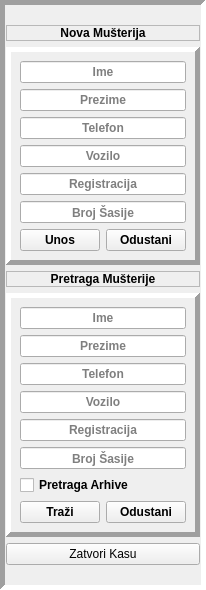
     <widget class="QFrame" name="left_frame">
      <property name="sizePolicy">
       <sizepolicy hsizetype="Preferred" vsizetype="Preferred">
        <horstretch>0</horstretch>
        <verstretch>0</verstretch>
       </sizepolicy>
      </property>
      <property name="layoutDirection">
       <enum>Qt::LeftToRight</enum>
      </property>
      <property name="frameShape">
       <enum>QFrame::Panel</enum>
      </property>
      <property name="frameShadow">
       <enum>QFrame::Sunken</enum>
      </property>
      <property name="lineWidth">
       <number>5</number>
      </property>
      <property name="midLineWidth">
       <number>5</number>
      </property>
      <layout class="QVBoxLayout" name="verticalLayout" stretch="1,3,1,3,0">
       <property name="leftMargin">
        <number>1</number>
       </property>
       <property name="topMargin">
        <number>20</number>
       </property>
       <property name="rightMargin">
        <number>1</number>
       </property>
       <property name="bottomMargin">
        <number>20</number>
       </property>
       <item>
        <widget class="QLabel" name="add_customer_label">
         <property name="font">
          <font>
           <family>Arial</family>
           <weight>75</weight>
           <bold>true</bold>
          </font>
         </property>
         <property name="frameShape">
          <enum>QFrame::StyledPanel</enum>
         </property>
         <property name="frameShadow">
          <enum>QFrame::Sunken</enum>
         </property>
         <property name="lineWidth">
          <number>5</number>
         </property>
         <property name="midLineWidth">
          <number>5</number>
         </property>
         <property name="text">
          <string>Nova Mušterija</string>
         </property>
         <property name="scaledContents">
          <bool>true</bool>
         </property>
         <property name="alignment">
          <set>Qt::AlignCenter</set>
         </property>
        </widget>
       </item>
       <item>
        <widget class="QFrame" name="customer_entry_box">
         <property name="sizePolicy">
          <sizepolicy hsizetype="Expanding" vsizetype="Expanding">
           <horstretch>1</horstretch>
           <verstretch>1</verstretch>
          </sizepolicy>
         </property>
         <property name="font">
          <font>
           <family>Arial</family>
           <pointsize>9</pointsize>
           <weight>75</weight>
           <bold>true</bold>
          </font>
         </property>
         <property name="frameShape">
          <enum>QFrame::Panel</enum>
         </property>
         <property name="frameShadow">
          <enum>QFrame::Raised</enum>
         </property>
         <property name="lineWidth">
          <number>5</number>
         </property>
         <property name="midLineWidth">
          <number>5</number>
         </property>
         <layout class="QFormLayout" name="formLayout_2">
          <item row="1" column="0" colspan="2">
           <widget class="QLineEdit" name="add_customer_name">
            <property name="sizePolicy">
             <sizepolicy hsizetype="Expanding" vsizetype="Expanding">
              <horstretch>1</horstretch>
              <verstretch>1</verstretch>
             </sizepolicy>
            </property>
            <property name="font">
             <font>
              <family>Arial</family>
              <pointsize>9</pointsize>
              <weight>75</weight>
              <bold>true</bold>
             </font>
            </property>
            <property name="alignment">
             <set>Qt::AlignCenter</set>
            </property>
            <property name="placeholderText">
             <string>Ime</string>
            </property>
           </widget>
          </item>
          <item row="2" column="0" colspan="2">
           <widget class="QLineEdit" name="add_customer_surname">
            <property name="sizePolicy">
             <sizepolicy hsizetype="Expanding" vsizetype="Expanding">
              <horstretch>1</horstretch>
              <verstretch>1</verstretch>
             </sizepolicy>
            </property>
            <property name="font">
             <font>
              <family>Arial</family>
              <pointsize>9</pointsize>
              <weight>75</weight>
              <bold>true</bold>
             </font>
            </property>
            <property name="alignment">
             <set>Qt::AlignCenter</set>
            </property>
            <property name="placeholderText">
             <string>Prezime</string>
            </property>
           </widget>
          </item>
          <item row="3" column="0" colspan="2">
           <widget class="QLineEdit" name="add_customer_phone">
            <property name="sizePolicy">
             <sizepolicy hsizetype="Expanding" vsizetype="Expanding">
              <horstretch>1</horstretch>
              <verstretch>1</verstretch>
             </sizepolicy>
            </property>
            <property name="font">
             <font>
              <family>Arial</family>
              <pointsize>9</pointsize>
              <weight>75</weight>
              <bold>true</bold>
             </font>
            </property>
            <property name="maxLength">
             <number>32767</number>
            </property>
            <property name="alignment">
             <set>Qt::AlignCenter</set>
            </property>
            <property name="placeholderText">
             <string>Telefon</string>
            </property>
           </widget>
          </item>
          <item row="4" column="0" colspan="2">
           <widget class="QLineEdit" name="add_customer_vehicle">
            <property name="sizePolicy">
             <sizepolicy hsizetype="Expanding" vsizetype="Expanding">
              <horstretch>1</horstretch>
              <verstretch>1</verstretch>
             </sizepolicy>
            </property>
            <property name="font">
             <font>
              <family>Arial</family>
              <pointsize>9</pointsize>
              <weight>75</weight>
              <bold>true</bold>
             </font>
            </property>
            <property name="alignment">
             <set>Qt::AlignCenter</set>
            </property>
            <property name="dragEnabled">
             <bool>false</bool>
            </property>
            <property name="placeholderText">
             <string>Vozilo</string>
            </property>
           </widget>
          </item>
          <item row="5" column="0" colspan="2">
           <widget class="QLineEdit" name="add_customer_plates">
            <property name="sizePolicy">
             <sizepolicy hsizetype="Expanding" vsizetype="Expanding">
              <horstretch>1</horstretch>
              <verstretch>1</verstretch>
             </sizepolicy>
            </property>
            <property name="font">
             <font>
              <family>Arial</family>
              <pointsize>9</pointsize>
              <weight>75</weight>
              <bold>true</bold>
             </font>
            </property>
            <property name="alignment">
             <set>Qt::AlignCenter</set>
            </property>
            <property name="placeholderText">
             <string>Registracija</string>
            </property>
           </widget>
          </item>
          <item row="6" column="0" colspan="2">
           <widget class="QLineEdit" name="add_customer_chasis">
            <property name="sizePolicy">
             <sizepolicy hsizetype="Expanding" vsizetype="Expanding">
              <horstretch>1</horstretch>
              <verstretch>1</verstretch>
             </sizepolicy>
            </property>
            <property name="font">
             <font>
              <family>Arial</family>
              <pointsize>9</pointsize>
              <weight>75</weight>
              <bold>true</bold>
             </font>
            </property>
            <property name="alignment">
             <set>Qt::AlignCenter</set>
            </property>
            <property name="dragEnabled">
             <bool>false</bool>
            </property>
            <property name="placeholderText">
             <string>Broj Šasije</string>
            </property>
           </widget>
          </item>
          <item row="7" column="0">
           <widget class="QPushButton" name="save_new_customer_button">
            <property name="sizePolicy">
             <sizepolicy hsizetype="Expanding" vsizetype="Expanding">
              <horstretch>1</horstretch>
              <verstretch>0</verstretch>
             </sizepolicy>
            </property>
            <property name="font">
             <font>
              <family>Arial</family>
              <pointsize>9</pointsize>
              <weight>75</weight>
              <bold>true</bold>
             </font>
            </property>
            <property name="text">
             <string>Unos</string>
            </property>
           </widget>
          </item>
          <item row="7" column="1">
           <widget class="QPushButton" name="cancel_new_customer_button">
            <property name="sizePolicy">
             <sizepolicy hsizetype="Expanding" vsizetype="Expanding">
              <horstretch>1</horstretch>
              <verstretch>0</verstretch>
             </sizepolicy>
            </property>
            <property name="font">
             <font>
              <family>Arial</family>
              <pointsize>9</pointsize>
              <weight>75</weight>
              <bold>true</bold>
             </font>
            </property>
            <property name="text">
             <string>Odustani</string>
            </property>
           </widget>
          </item>
         </layout>
        </widget>
       </item>
       <item>
        <widget class="QLabel" name="search_customer_label">
         <property name="font">
          <font>
           <family>Arial</family>
           <weight>75</weight>
           <bold>true</bold>
          </font>
         </property>
         <property name="frameShape">
          <enum>QFrame::StyledPanel</enum>
         </property>
         <property name="frameShadow">
          <enum>QFrame::Sunken</enum>
         </property>
         <property name="lineWidth">
          <number>5</number>
         </property>
         <property name="midLineWidth">
          <number>5</number>
         </property>
         <property name="text">
          <string>Pretraga Mušterije</string>
         </property>
         <property name="textFormat">
          <enum>Qt::AutoText</enum>
         </property>
         <property name="scaledContents">
          <bool>true</bool>
         </property>
         <property name="alignment">
          <set>Qt::AlignCenter</set>
         </property>
        </widget>
       </item>
       <item>
        <widget class="QFrame" name="customer_search_box">
         <property name="sizePolicy">
          <sizepolicy hsizetype="Expanding" vsizetype="Expanding">
           <horstretch>1</horstretch>
           <verstretch>1</verstretch>
          </sizepolicy>
         </property>
         <property name="font">
          <font>
           <family>Arial</family>
           <pointsize>9</pointsize>
           <weight>75</weight>
           <bold>true</bold>
          </font>
         </property>
         <property name="layoutDirection">
          <enum>Qt::LeftToRight</enum>
         </property>
         <property name="frameShape">
          <enum>QFrame::Panel</enum>
         </property>
         <property name="frameShadow">
          <enum>QFrame::Raised</enum>
         </property>
         <property name="lineWidth">
          <number>5</number>
         </property>
         <property name="midLineWidth">
          <number>5</number>
         </property>
         <layout class="QFormLayout" name="formLayout_3">
          <item row="0" column="0" colspan="2">
           <widget class="QLineEdit" name="search_customer_name">
            <property name="sizePolicy">
             <sizepolicy hsizetype="Expanding" vsizetype="Expanding">
              <horstretch>1</horstretch>
              <verstretch>1</verstretch>
             </sizepolicy>
            </property>
            <property name="font">
             <font>
              <family>Arial</family>
              <pointsize>9</pointsize>
              <weight>75</weight>
              <bold>true</bold>
             </font>
            </property>
            <property name="alignment">
             <set>Qt::AlignCenter</set>
            </property>
            <property name="placeholderText">
             <string>Ime</string>
            </property>
           </widget>
          </item>
          <item row="1" column="0" colspan="2">
           <widget class="QLineEdit" name="search_customer_surname">
            <property name="sizePolicy">
             <sizepolicy hsizetype="Expanding" vsizetype="Expanding">
              <horstretch>1</horstretch>
              <verstretch>1</verstretch>
             </sizepolicy>
            </property>
            <property name="font">
             <font>
              <family>Arial</family>
              <pointsize>9</pointsize>
              <weight>75</weight>
              <bold>true</bold>
             </font>
            </property>
            <property name="alignment">
             <set>Qt::AlignCenter</set>
            </property>
            <property name="placeholderText">
             <string>Prezime</string>
            </property>
           </widget>
          </item>
          <item row="2" column="0" colspan="2">
           <widget class="QLineEdit" name="search_customer_phone">
            <property name="sizePolicy">
             <sizepolicy hsizetype="Expanding" vsizetype="Expanding">
              <horstretch>1</horstretch>
              <verstretch>1</verstretch>
             </sizepolicy>
            </property>
            <property name="font">
             <font>
              <family>Arial</family>
              <pointsize>9</pointsize>
              <weight>75</weight>
              <bold>true</bold>
             </font>
            </property>
            <property name="maxLength">
             <number>32767</number>
            </property>
            <property name="alignment">
             <set>Qt::AlignCenter</set>
            </property>
            <property name="placeholderText">
             <string>Telefon</string>
            </property>
           </widget>
          </item>
          <item row="3" column="0" colspan="2">
           <widget class="QLineEdit" name="search_customer_vehicle">
            <property name="sizePolicy">
             <sizepolicy hsizetype="Expanding" vsizetype="Expanding">
              <horstretch>1</horstretch>
              <verstretch>1</verstretch>
             </sizepolicy>
            </property>
            <property name="font">
             <font>
              <family>Arial</family>
              <pointsize>9</pointsize>
              <weight>75</weight>
              <bold>true</bold>
             </font>
            </property>
            <property name="alignment">
             <set>Qt::AlignCenter</set>
            </property>
            <property name="dragEnabled">
             <bool>false</bool>
            </property>
            <property name="placeholderText">
             <string>Vozilo</string>
            </property>
           </widget>
          </item>
          <item row="4" column="0" colspan="2">
           <widget class="QLineEdit" name="search_customer_plates">
            <property name="sizePolicy">
             <sizepolicy hsizetype="Expanding" vsizetype="Expanding">
              <horstretch>1</horstretch>
              <verstretch>1</verstretch>
             </sizepolicy>
            </property>
            <property name="font">
             <font>
              <family>Arial</family>
              <pointsize>9</pointsize>
              <weight>75</weight>
              <bold>true</bold>
             </font>
            </property>
            <property name="alignment">
             <set>Qt::AlignCenter</set>
            </property>
            <property name="placeholderText">
             <string>Registracija</string>
            </property>
           </widget>
          </item>
          <item row="5" column="0" colspan="2">
           <widget class="QLineEdit" name="search_customer_chasis">
            <property name="sizePolicy">
             <sizepolicy hsizetype="Expanding" vsizetype="Expanding">
              <horstretch>1</horstretch>
              <verstretch>1</verstretch>
             </sizepolicy>
            </property>
            <property name="font">
             <font>
              <family>Arial</family>
              <pointsize>9</pointsize>
              <weight>75</weight>
              <bold>true</bold>
             </font>
            </property>
            <property name="alignment">
             <set>Qt::AlignCenter</set>
            </property>
            <property name="dragEnabled">
             <bool>false</bool>
            </property>
            <property name="placeholderText">
             <string>Broj Šasije</string>
            </property>
           </widget>
          </item>
          <item row="7" column="0">
           <widget class="QPushButton" name="search_customer_button">
            <property name="sizePolicy">
             <sizepolicy hsizetype="Expanding" vsizetype="Expanding">
              <horstretch>1</horstretch>
              <verstretch>0</verstretch>
             </sizepolicy>
            </property>
            <property name="font">
             <font>
              <family>Arial</family>
              <pointsize>9</pointsize>
              <weight>75</weight>
              <bold>true</bold>
             </font>
            </property>
            <property name="text">
             <string>Traži</string>
            </property>
           </widget>
          </item>
          <item row="7" column="1">
           <widget class="QPushButton" name="cancel_search_customer_button">
            <property name="sizePolicy">
             <sizepolicy hsizetype="Expanding" vsizetype="Expanding">
              <horstretch>1</horstretch>
              <verstretch>0</verstretch>
             </sizepolicy>
            </property>
            <property name="font">
             <font>
              <family>Arial</family>
              <pointsize>9</pointsize>
              <weight>75</weight>
              <bold>true</bold>
             </font>
            </property>
            <property name="text">
             <string>Odustani</string>
            </property>
           </widget>
          </item>
          <item row="6" column="0" colspan="2">
           <widget class="QCheckBox" name="archive_checkbox">
            <property name="text">
             <string>Pretraga Arhive</string>
            </property>
           </widget>
          </item>
         </layout>
        </widget>
       </item>
       <item>
        <widget class="QPushButton" name="close_register_button">
         <property name="text">
          <string>Zatvori Kasu</string>
         </property>
        </widget>
       </item>
      </layout>
     </widget>
